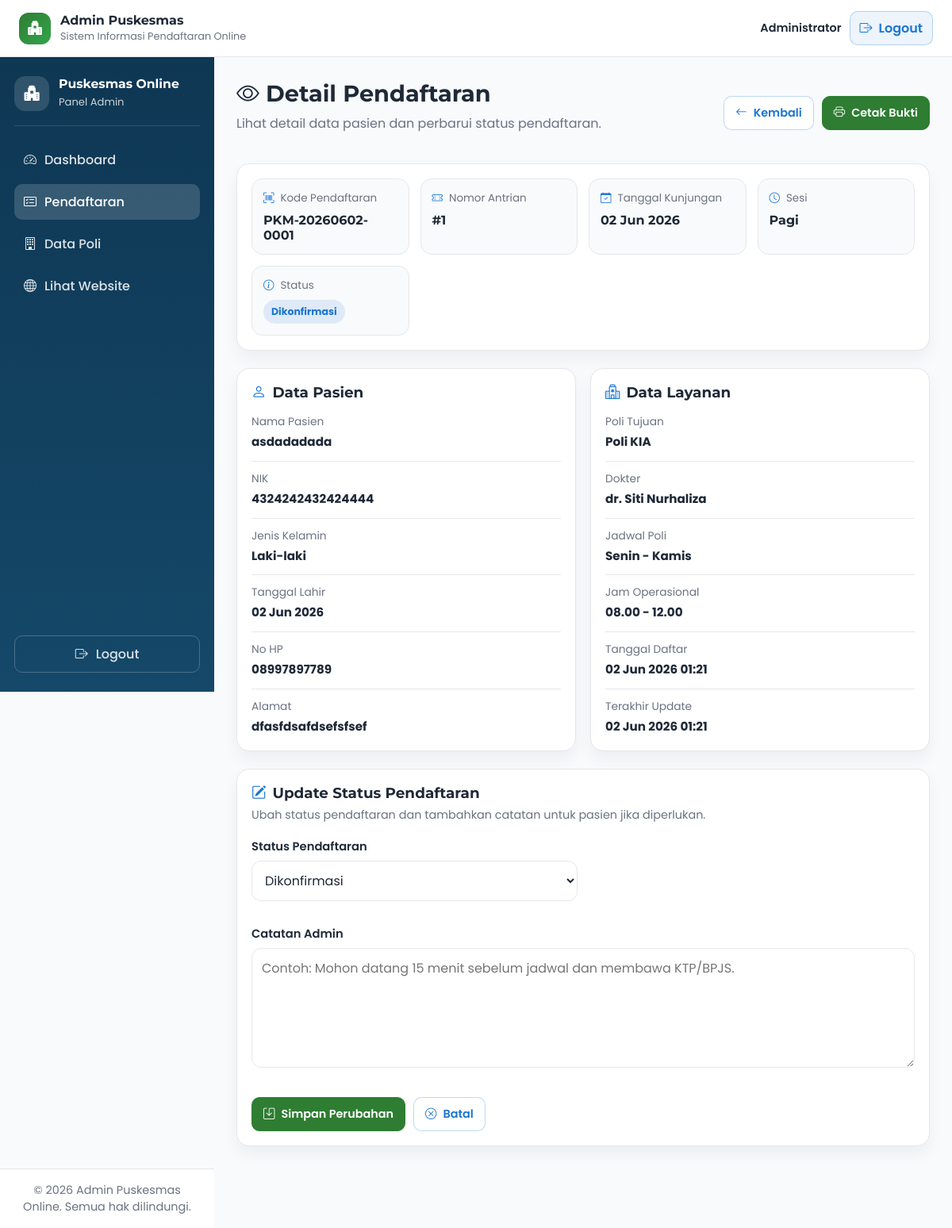
The app's page /admin/pendaftaran/detail.php?id=1 (signed in) with its own data.
### tables this page shows
CREATE TABLE `pendaftaran` (
  `id` int unsigned NOT NULL AUTO_INCREMENT,
  `kode_daftar` varchar(20) NOT NULL,
  `nik` varchar(16) NOT NULL,
  `nama_pasien` varchar(100) NOT NULL,
  `jenis_kelamin` enum('Laki-laki','Perempuan') NOT NULL,
  `tanggal_lahir` date DEFAULT NULL,
  `alamat` text,
  `no_hp` varchar(20) DEFAULT NULL,
  `poli_id` int unsigned NOT NULL,
  `tanggal_kunjungan` date NOT NULL,
  `sesi_waktu` enum('Pagi','Siang','Sore') NOT NULL,
  `nomor_antrian` int unsigned NOT NULL,
  `status` enum('menunggu','dikonfirmasi','selesai','dibatalkan') NOT NULL DEFAULT 'menunggu',
  `catatan_admin` text,
  `created_at` timestamp NULL DEFAULT CURRENT_TIMESTAMP,
  `updated_at` timestamp NULL DEFAULT CURRENT_TIMESTAMP ON UPDATE CURRENT_TIMESTAMP,
  PRIMARY KEY (`id`),
  UNIQUE KEY `kode_daftar` (`kode_daftar`),
  KEY `fk_pendaftaran_poli` (`poli_id`),
  CONSTRAINT `fk_pendaftaran_poli` FOREIGN KEY (`poli_id`) REFERENCES `poli` (`id`) ON DELETE RESTRICT ON UPDATE CASCADE
);

CREATE TABLE `poli` (
  `id` int unsigned NOT NULL AUTO_INCREMENT,
  `nama_poli` varchar(100) NOT NULL,
  `deskripsi` text,
  `kondisi_ditangani` text,
  `dokter` varchar(100) DEFAULT NULL,
  `jadwal` varchar(150) DEFAULT NULL,
  `jam_operasional` varchar(100) DEFAULT NULL,
  `is_active` tinyint(1) NOT NULL DEFAULT '1',
  `created_at` timestamp NULL DEFAULT CURRENT_TIMESTAMP,
  `updated_at` timestamp NULL DEFAULT CURRENT_TIMESTAMP ON UPDATE CURRENT_TIMESTAMP,
  PRIMARY KEY (`id`)
);

### admin/pendaftaran/detail.php (the view, shortened to what this page needs)
<?php
require_once '../../config/koneksi.php';
$conn = $mysqli;
$id = isset($_GET['id']) ? (int) $_GET['id'] : 0;
$allowedStatus = ['menunggu', 'dikonfirmasi', 'selesai', 'dibatalkan'];
function formatStatus($status)
{
    switch ($status) {
        case 'menunggu':
            return 'Menunggu';
        case 'dikonfirmasi':
            return 'Dikonfirmasi';
        case 'selesai':
            return 'Selesai';
        case 'dibatalkan':
            return 'Dibatalkan';
    }
}
function statusClass($status)
{
    switch ($status) {
        case 'dikonfirmasi':
            return 'status-dikonfirmasi';
    }
}
function getPendaftaranById($conn, $id)
{
    $stmt = $conn->prepare("
        SELECT
            p.*,
            pl.nama_poli,
            pl.dokter,
            pl.jadwal,
            pl.jam_operasional
        FROM pendaftaran p
        JOIN poli pl ON p.poli_id = pl.id
        WHERE p.id = ?
        LIMIT 1
    ");
    $stmt->bind_param("i", $id);
    $stmt->execute();
    return $stmt->get_result()->fetch_assoc();
}
$data = getPendaftaranById($conn, $id);
include '../includes/header.php';
include '../includes/sidebar.php';
?>
<main class="admin-main-content">
    <div class="admin-page-head admin-page-head-row">
        <div>
            <h1>
                <i class="bi bi-eye"></i>
                Detail Pendaftaran
            </h1>
            <p>Lihat detail data pasien dan perbarui status pendaftaran.</p>
        </div>
        <div class="page-actions">
            <a href="index.php" class="btn-admin btn-outline">
                <i class="bi bi-arrow-left"></i>
                Kembali
            </a>
            <button type="button" onclick="window.print()" class="btn-admin btn-primary">
                <i class="bi bi-printer"></i>
                Cetak Bukti
            </button>
        </div>
    </div>
    <section class="admin-card summary-card">
        <div class="summary-item">
            <span class="summary-label">
                <i class="bi bi-upc-scan"></i>
                Kode Pendaftaran
            </span>
            <strong><?= htmlspecialchars($data['kode_daftar'], ENT_QUOTES, 'UTF-8'); ?></strong>
        </div>
        <div class="summary-item">
            <span class="summary-label">
                <i class="bi bi-ticket-perforated"></i>
                Nomor Antrian
            </span>
            <strong>#<?= (int) $data['nomor_antrian']; ?></strong>
        </div>
        <div class="summary-item">
            <span class="summary-label">
                <i class="bi bi-calendar-check"></i>
                Tanggal Kunjungan
            </span>
            <strong><?= date('d M Y', strtotime($data['tanggal_kunjungan'])); ?></strong>
        </div>
        <div class="summary-item">
            <span class="summary-label">
                <i class="bi bi-clock"></i>
                Sesi
            </span>
            <strong><?= htmlspecialchars($data['sesi_waktu'], ENT_QUOTES, 'UTF-8'); ?></strong>
        </div>
        <div class="summary-item">
            <span class="summary-label">
                <i class="bi bi-info-circle"></i>
                Status
            </span>
            <span class="status-badge <?= statusClass($data['status']); ?>">
                <?= htmlspecialchars(formatStatus($data['status']), ENT_QUOTES, 'UTF-8'); ?>
            </span>
        </div>
    </section>
    <section class="detail-grid">
        <div class="admin-card">
            <div class="detail-card-header">
                <h2>
                    <i class="bi bi-person"></i>
                    Data Pasien
                </h2>
            </div>
            <div class="detail-list">
                <div class="detail-item">
                    <span>Nama Pasien</span>
                    <strong><?= htmlspecialchars($data['nama_pasien'], ENT_QUOTES, 'UTF-8'); ?></strong>
                </div>
                <div class="detail-item">
                    <span>NIK</span>
                    <strong><?= htmlspecialchars($data['nik'], ENT_QUOTES, 'UTF-8'); ?></strong>
                </div>
                <div class="detail-item">
                    <span>Jenis Kelamin</span>
                    <strong><?= htmlspecialchars($data['jenis_kelamin'], ENT_QUOTES, 'UTF-8'); ?></strong>
                </div>
                <div class="detail-item">
                    <span>Tanggal Lahir</span>
                    <strong>
                        <?= !empty($data['tanggal_lahir']) ? date('d M Y', strtotime($data['tanggal_lahir'])) : '-'; ?>
                    </strong>
                </div>
                <div class="detail-item">
                    <span>No HP</span>
                    <strong><?= htmlspecialchars($data['no_hp'] ?: '-', ENT_QUOTES, 'UTF-8'); ?></strong>
                </div>
                <div class="detail-item detail-full">
                    <span>Alamat</span>
                    <strong><?= nl2br(htmlspecialchars($data['alamat'] ?: '-', ENT_QUOTES, 'UTF-8')); ?></strong>
                </div>
            </div>
        </div>
        <div class="admin-card">
            <div class="detail-card-header">
                <h2>
                    <i class="bi bi-hospital"></i>
                    Data Layanan
                </h2>
            </div>
            <div class="detail-list">
                <div class="detail-item">
                    <span>Poli Tujuan</span>
                    <strong><?= htmlspecialchars($data['nama_poli'], ENT_QUOTES, 'UTF-8'); ?></strong>
                </div>
                <div class="detail-item">
                    <span>Dokter</span>
                    <strong><?= htmlspecialchars($data['dokter'] ?: '-', ENT_QUOTES, 'UTF-8'); ?></strong>
                </div>
                <div class="detail-item">
                    <span>Jadwal Poli</span>
                    <strong><?= htmlspecialchars($data['jadwal'] ?: '-', ENT_QUOTES, 'UTF-8'); ?></strong>
                </div>
                <div class="detail-item">
                    <span>Jam Operasional</span>
                    <strong><?= htmlspecialchars($data['jam_operasional'] ?: '-', ENT_QUOTES, 'UTF-8'); ?></strong>
                </div>
                <div class="detail-item">
                    <span>Tanggal Daftar</span>
                    <strong><?= date('d M Y H:i', strtotime($data['created_at'])); ?></strong>
                </div>
                <div class="detail-item">
                    <span>Terakhir Update</span>
                    <strong>
                        <?= !empty($data['updated_at']) ? date('d M Y H:i', strtotime($data['updated_at'])) : '-'; ?>
                    </strong>
                </div>
            </div>
        </div>
    </section>
    <section class="admin-card">
        <div class="detail-card-header">
            <h2>
                <i class="bi bi-pencil-square"></i>
                Update Status Pendaftaran
            </h2>
            <p>Ubah status pendaftaran dan tambahkan catatan untuk pasien jika diperlukan.</p>
        </div>
        <form method="POST" action="" class="admin-form">
            <div class="form-grid">
                <div class="form-group">
                    <label for="status">Status Pendaftaran</label>
                    <select name="status" id="status" class="form-control" required>
                        <?php foreach ($allowedStatus as $itemStatus): ?>
                            <option
                                value="<?= htmlspecialchars($itemStatus, ENT_QUOTES, 'UTF-8'); ?>"
                                <?= $data['status'] === $itemStatus ? 'selected' : ''; ?>
                            >
                                <?= htmlspecialchars(formatStatus($itemStatus), ENT_QUOTES, 'UTF-8'); ?>
                            </option>
                        <?php endforeach; ?>
                    </select>
                </div>
                <div class="form-group detail-full">
                    <label for="catatan_admin">Catatan Admin</label>
                    <textarea
                        name="catatan_admin"
                        id="catatan_admin"
                        class="form-control textarea-control"
                        rows="5"
                        placeholder="Contoh: Mohon datang 15 menit sebelum jadwal dan membawa KTP/BPJS."
                    ><?= htmlspecialchars($data['catatan_admin'] ?? '', ENT_QUOTES, 'UTF-8'); ?></textarea>
                </div>
            </div>
            <div class="form-actions">
                <button type="submit" class="btn-admin btn-primary">
                    <i class="bi bi-save"></i>
                    Simpan Perubahan
                </button>
                <a href="index.php" class="btn-admin btn-outline">
                    <i class="bi bi-x-circle"></i>
                    Batal
                </a>
            </div>
        </form>
    </section>
</main>
<?php include '../includes/footer.php'; ?>

### assets/css/admin.css (style rules this page uses)
:root { --admin-green: #2E7D32; --admin-blue: #1976D2; --admin-white: #FFFFFF; --admin-bg: #F8FAFC; --admin-text: #1F2937; --admin-muted: #6B7280; --admin-border: #E5E7EB; --admin-shadow: 0 16px 32px rgba(15, 23, 42, 0.1); }
* { box-sizing: border-box; }
.form-group { margin-bottom: 14px; }
.form-group label { display: inline-block; margin-bottom: 7px; font-weight: 600; font-size: 0.92rem; }
body.admin-dashboard-page { margin: 0; font-family: 'Poppins', sans-serif; background: var(--admin-bg); color: var(--admin-text); }
.admin-main-content { padding: 28px; display: grid; gap: 22px; }
.admin-main, .admin-main-content { padding: 28px; display: grid; gap: 22px; }
.admin-page-head h1 { margin: 0; font-family: 'Montserrat', sans-serif; font-size: clamp(1.6rem, 2.4vw, 2rem); }
.admin-page-head p { margin-top: 8px; color: var(--admin-muted); }
.admin-card { background: var(--admin-white); border: 1px solid var(--admin-border); border-radius: 16px; padding: 18px; box-shadow: 0 10px 20px rgba(15, 23, 42, 0.05); }
.form-control { width: 100%; border: 1px solid var(--admin-border); border-radius: 12px; padding: 12px; font: inherit; color: var(--admin-text); background: var(--admin-white); outline: none; transition: border-color 0.18s ease, box-shadow 0.18s ease; }
.btn-admin { display: inline-flex; align-items: center; justify-content: center; gap: 8px; border-radius: 10px; padding: 10px 14px; font: inherit; font-size: 0.9rem; font-weight: 600; text-decoration: none; border: 1px solid transparent; cursor: pointer; white-space: nowrap; transition: 0.18s ease; }
.btn-primary { background: var(--admin-green); color: var(--admin-white); border-color: var(--admin-green); }
.btn-outline { background: var(--admin-white); color: var(--admin-blue); border-color: rgba(25, 118, 210, 0.28); }
.status-badge { display: inline-flex; align-items: center; justify-content: center; padding: 6px 10px; border-radius: 999px; font-size: 0.78rem; font-weight: 700; white-space: nowrap; }
.status-dikonfirmasi { background: rgba(25, 118, 210, 0.12); color: var(--admin-blue); }
.admin-page-head-row { display: flex; align-items: center; justify-content: space-between; gap: 16px; }
.page-actions { display: flex; align-items: center; gap: 10px; }
.summary-card { display: grid; grid-template-columns: repeat(5, minmax(0, 1fr)); gap: 14px; }
.summary-item { padding: 14px; border: 1px solid var(--admin-border); border-radius: 14px; background: #F9FAFB; }
.summary-label { display: flex; align-items: center; gap: 8px; color: var(--admin-muted); font-size: 0.84rem; margin-bottom: 8px; }
.summary-label i { color: var(--admin-blue); }
.summary-item strong { display: block; font-family: 'Montserrat', sans-serif; font-size: 1rem; color: var(--admin-text); }
.detail-grid { display: grid; grid-template-columns: repeat(2, minmax(0, 1fr)); gap: 18px; }
.detail-card-header { margin-bottom: 16px; }
.detail-card-header h2 { margin: 0; display: flex; align-items: center; gap: 8px; font-family: 'Montserrat', sans-serif; font-size: 1.15rem; }
.detail-card-header h2 i { color: var(--admin-blue); }
.detail-card-header p { margin: 6px 0 0; color: var(--admin-muted); font-size: 0.9rem; }
.detail-list { display: grid; gap: 12px; }
.detail-item { display: grid; gap: 4px; padding-bottom: 12px; border-bottom: 1px solid var(--admin-border); }
.detail-item:last-child { border-bottom: 0; padding-bottom: 0; }
.detail-item span { color: var(--admin-muted); font-size: 0.86rem; }
.detail-item strong { color: var(--admin-text); font-size: 0.95rem; line-height: 1.5; }
.admin-form { display: grid; gap: 16px; }
.form-grid { display: grid; grid-template-columns: repeat(2, minmax(0, 1fr)); gap: 14px; }
.detail-full { grid-column: 1 / -1; }
.textarea-control { resize: vertical; min-height: 120px; }
.form-actions { display: flex; align-items: center; gap: 10px; }
.admin-card.summary-card { grid-template-columns: repeat(4, minmax(0, 1fr)); }

### records on screen
pendaftaran: kode_daftar "PKM-20260602-0001", nomor_antrian "1", tanggal_kunjungan "02 Jun 2026", sesi_waktu "Pagi", status "Dikonfirmasi", nama_pasien "asdadadada", nik "4324242432424444", jenis_kelamin "Laki-laki", tanggal_lahir "02 Jun 2026", no_hp "08997897789", alamat "dfasfdsafdsefsfsef", poli.nama_poli "Poli KIA", poli.dokter "dr. Siti Nurhaliza", poli.jadwal "Senin - Kamis", poli.jam_operasional "08.00 - 12.00", created_at "02 Jun 2026 01:21", updated_at "02 Jun 2026 01:21"

### other values on screen
$adminNama "Administrator"
form field status "Dikonfirmasi"
